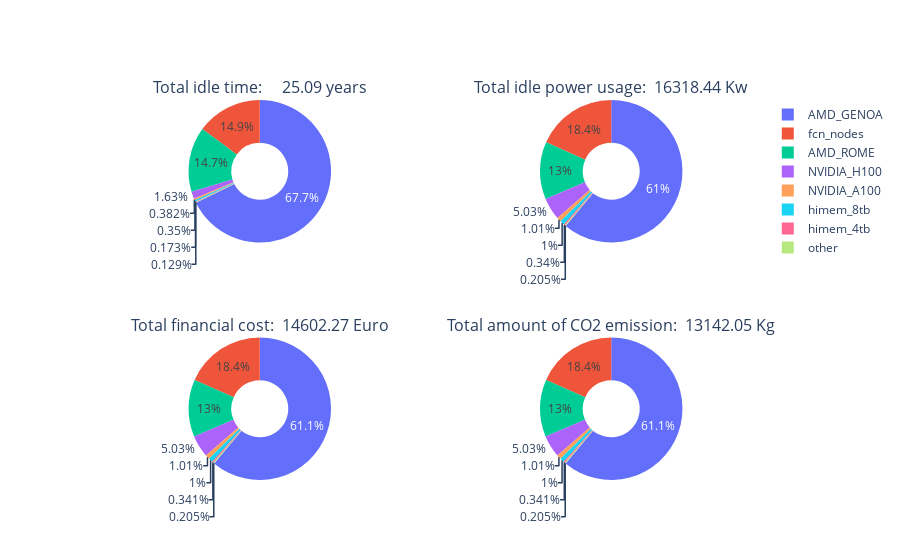

The notebook cell saved with this chart:
### Code cell
import plotly.graph_objects as go
from plotly.subplots import make_subplots


fig = make_subplots(rows=2, cols=2,
                    specs=[[{'type': 'domain'}, {'type': 'domain'}],[{'type': 'domain'}, {'type': 'domain'}]], 
                    subplot_titles=[f'Total idle time: {total_year_idle:9.2f} years',
                                    f'Total idle power usage: {total_power_idle:9.2f} Kw',
                                    f'Total financial cost: {total_financial_cost:9.2f} Euro',
                                    f'Total amount of CO2 emission: {total_co2_emission:9.2f} Kg'])


# Add Pie charts
fig.add_trace(
    go.Pie(
        labels=df_stat_fin_co2_cost["node_type"],
        values=df_stat_fin_co2_cost["idle_duration_hour"],
        name="idle duration",
        #textinfo="value",
        hoverinfo="label+value+name"  # Show label, value, and name

    ),
    1, 1
)
fig.add_trace(
    go.Pie(
        labels=df_stat_fin_co2_cost["node_type"],
        values=df_stat_fin_co2_cost["surf_sys_power_mean"],
        name="idle power usage",
        #textinfo="value",
        hoverinfo="label+value+name"  # Show label, value, and name
    ),
    1, 2
)



# Add Pie charts
fig.add_trace(
    go.Pie(
        labels=df_stat_fin_co2_cost["node_type"],
        values=df_stat_fin_co2_cost["financial_cost"],
        name="Financial Cost",
        #textinfo="value",
        hoverinfo="label+value+name"  # Show label, value, and name

    ),
    2, 2
)
fig.add_trace(
    go.Pie(
        labels=df_stat_fin_co2_cost["node_type"],
        values=df_stat_fin_co2_cost["co2_emission"],
        name="CO2 Emission",
        #textinfo="value",
        hoverinfo="label+value+name"  # Show label, value, and name
    ),
    2, 1
)

# Use `hole` to create a donut-like pie chart
fig.update_traces(hole=.4, hoverinfo="name+percent+label")

# Add annotations
# fig.update_layout(
#     title_text="Financial Cost and CO2 Emissions due to idle nodes",
#     annotations=[
#         dict(text='Cost(Euro)', x=0.18, y=0.5, font_size=20, showarrow=False),
#         dict(text='CO2(Kg)', x=0.81, y=0.5, font_size=20, showarrow=False)
#     ]
# )
fig.show()

### Figure 1 — Plotly figure (JSON) as saved in the notebook; plotly's stock layout.template omitted (floating-point values rounded to 4 significant figures)
{"data": [{"domain": {"x": [0, 0.45], "y": [0.625, 1]}, "hole": 0.4, "hoverinfo": "name+percent+label", "labels": ["AMD_GENOA", "AMD_ROME", "NVIDIA_A100", "NVIDIA_H100", "fcn_nodes", "himem_4tb", "himem_8tb", "other"], "name": "idle duration", "type": "pie", "values": [148800.0, 32370.0, 838.9, 3590.0, 32800.0, 379.3, 770.0, 283.1]}, {"domain": {"x": [0.55, 1], "y": [0.625, 1]}, "hole": 0.4, "hoverinfo": "name+percent+label", "labels": ["AMD_GENOA", "AMD_ROME", "NVIDIA_A100", "NVIDIA_H100", "fcn_nodes", "himem_4tb", "himem_8tb", "other"], "name": "idle power usage", "type": "pie", "values": [9962000.0, 2123000.0, 164700.0, 821200.0, 2995000.0, 55550.0, 163300.0, 33410.0]}, {"domain": {"x": [0.55, 1], "y": [0, 0.375]}, "hole": 0.4, "hoverinfo": "name+percent+label", "labels": ["AMD_GENOA", "AMD_ROME", "NVIDIA_A100", "NVIDIA_H100", "fcn_nodes", "himem_4tb", "himem_8tb", "other"], "name": "Financial Cost", "type": "pie", "values": [8918.0, 1896.0, 147.5, 734.0, 2681.0, 49.78, 146.2, 29.89]}, {"domain": {"x": [0, 0.45], "y": [0, 0.375]}, "hole": 0.4, "hoverinfo": "name+percent+label", "labels": ["AMD_GENOA", "AMD_ROME", "NVIDIA_A100", "NVIDIA_H100", "fcn_nodes", "himem_4tb", "himem_8tb", "other"], "name": "CO2 Emission", "type": "pie", "values": [8026.0, 1706.0, 132.7, 660.6, 2413.0, 44.8, 131.6, 26.9]}], "layout": {"annotations": [{"font": {"size": 16}, "showarrow": false, "text": "Total idle time:     25.09 years", "x": 0.225, "xanchor": "center", "xref": "paper", "y": 1, "yanchor": "bottom", "yref": "paper"}, {"font": {"size": 16}, "showarrow": false, "text": "Total idle power usage:  16318.44 Kw", "x": 0.775, "xanchor": "center", "xref": "paper", "y": 1, "yanchor": "bottom", "yref": "paper"}, {"font": {"size": 16}, "showarrow": false, "text": "Total financial cost:  14602.27 Euro", "x": 0.225, "xanchor": "center", "xref": "paper", "y": 0.375, "yanchor": "bottom", "yref": "paper"}, {"font": {"size": 16}, "showarrow": false, "text": "Total amount of CO2 emission:  13142.05 Kg", "x": 0.775, "xanchor": "center", "xref": "paper", "y": 0.375, "yanchor": "bottom", "yref": "paper"}]}}
